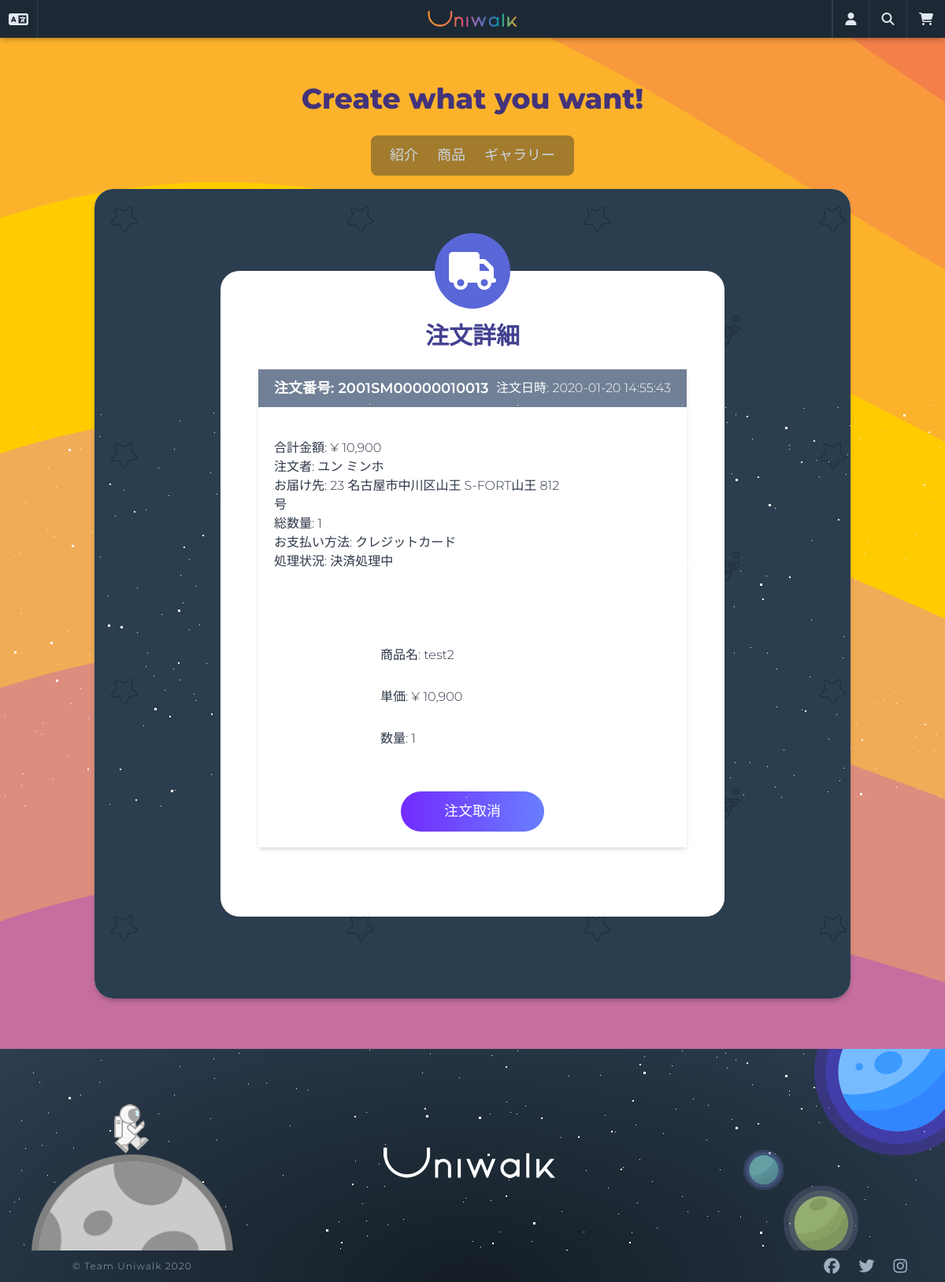
Before: /orders/detail/2001SM00000010013/ with the older database file.
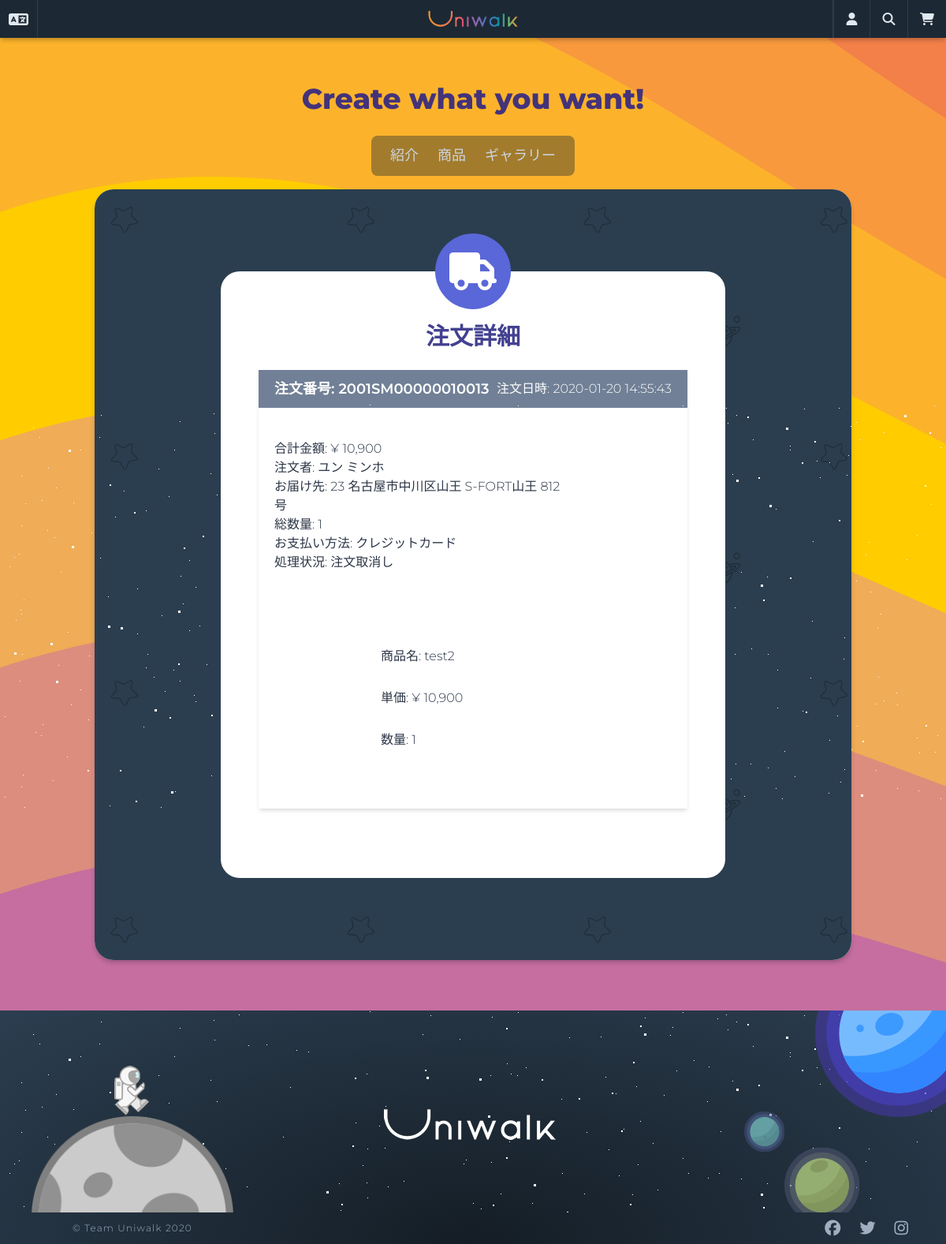
After: the same page with the newer database file.
### orders/models.py (models this page shows, shortened)
class Order(models.Model):
    PAYMENT_CARD = "P1"
    PAYMENT_TRANSFER = "P2"
    PAYMENT_CHOICES = ((PAYMENT_CARD, _("クレジットカード")), (PAYMENT_TRANSFER, _("振込")))
    user = models.ForeignKey(
        "users.User",
        related_name="order",
        verbose_name=_("ユーザー"),
        on_delete=models.SET_NULL,
        blank=True,
        null=True,
    )
    guest = models.ForeignKey(
        "users.Guest",
        related_name="order",
        verbose_name=_("ゲスト"),
        on_delete=models.SET_NULL,
        blank=True,
        null=True,
    )
    last_name_recipient = models.CharField(_("姓(ご請求書先)"), max_length=30)
    first_name_recipient = models.CharField(_("名(ご請求書先)"), max_length=30)
    last_name_recipient_kana = models.CharField(_("姓(ご請求書先,カナ)"), max_length=30)
    first_name_recipient_kana = models.CharField(_("名(ご請求書先,カナ)"), max_length=30)
    phone_number_recipient = PhoneNumberField(_("電話番号(ご請求書先)"), max_length=15)
    postal_code_recipient = models.CharField(_("郵便番号(ご請求書先)"), max_length=7)
    prefecture_recipient = JPPrefectureField(_("都道府県(ご請求書先)"), max_length=2)
    address_city_recipient = models.CharField(_("市区町村(ご請求書先)"), max_length=40)
    address_detail_recipient = models.CharField(_("建物名・部屋番号(ご請求書先)"), max_length=40)
    last_name_orderer = models.CharField(_("姓(お届け先)"), max_length=30, null=True, blank=True)
    first_name_orderer = models.CharField(_("名(お届け先)"), max_length=30, null=True, blank=True)
    last_name_orderer_kana = models.CharField(_("姓(カナ, お届け先)"), max_length=30, null=True, blank=True)
    first_name_orderer_kana = models.CharField(_("名(カナ, お届け先)"), max_length=30, null=True, blank=True)
    phone_number_orderer = PhoneNumberField(_("電話番号(お届け先)"), max_length=15, null=True, blank=True)
    postal_code_orderer = models.CharField(_("郵便番号(お届け先)"), max_length=7, null=True, blank=True)
    prefecture_orderer = JPPrefectureField(_("都道府県(お届け先)"), max_length=2, null=True, blank=True)
    address_city_orderer = models.CharField(_("市区町村(お届け先)"), max_length=40, null=True, blank=True)
    address_detail_orderer = models.CharField(_("建物名・部屋番号(お届け先)"), max_length=40, null=True, blank=True)
    order_date = models.DateTimeField(_("注文日時"), auto_now_add=True)
    payment = models.CharField(_("支払方法"), max_length=2, choices=PAYMENT_CHOICES)
    stripe_charge_id = models.CharField(max_length=50, blank=True, null=True)
    step = models.ForeignKey(
        "Step",
        related_name="order",
        verbose_name=_("対応状況"),
        on_delete=models.SET_NULL,
        blank=True,
        null=True,
    )
    amount = models.DecimalField(_("支払総額"), decimal_places=0, max_digits=10)
    order_number = models.CharField(
        max_length=40, default=create_order_number, blank=True, null=True
    )
    order_code = models.CharField(_("注文番号"), max_length=40, blank=True, null=True)
    class Meta:
        ordering = ("-order_date",)
        verbose_name = _("注文")
        verbose_name_plural = _("注文")
    def count_items_all(self):
        count = 0
        for order_item in self.order_items.all():
            count += order_item.quantity
        return count

class OrderItem(models.Model):
    order = models.ForeignKey(
        "Order",
        verbose_name=_("注文アイテム"),
        related_name="order_items",
        on_delete=models.CASCADE,
    )
    product = models.ForeignKey(
        "products.Product",
        verbose_name=_("商品"),
        related_name="order_items",
        on_delete=models.SET_NULL,
        null=True,
        blank=True,
    )
    quantity = models.IntegerField(_("数量"))
    price = models.DecimalField(_("単価"), decimal_places=0, max_digits=6)
    front = models.ImageField(_("正面"), upload_to="orders")
    side = models.ImageField(_("側面"), upload_to="orders")
    up = models.ImageField(_("上面"), upload_to="orders")
    down = models.ImageField(_("下面"), upload_to="orders")
    outsole_color_left = models.CharField("アウトソール色(左)", max_length=7)
    outsole_material_left = models.CharField("アウトソール素材(左)", max_length=20)
    midsole_color_left = models.CharField("ミッドソール色(左)", max_length=7)
    midsole_material_left = models.CharField("ミッドソール素材(左)", max_length=20)
    uppersole_color_left = models.CharField("アッパーソール色(左)", max_length=7)
    uppersole_material_left = models.CharField("アッパーソール素材(左)", max_length=20)
    shoelace_color_left = models.CharField("シューレース色(左)", max_length=7)
    shoelace_material_left = models.CharField("シューレース素材(左)", max_length=20)
    tongue_color_left = models.CharField("タン色(左)", max_length=7)
    tongue_material_left = models.CharField("タン素材(左)", max_length=20)
    outsole_color_right = models.CharField("アウトソール色(右)", max_length=7)
    outsole_material_right = models.CharField("アウトソール素材(右)", max_length=20)
    midsole_color_right = models.CharField("ミッドソール色(右)", max_length=7)
    midsole_material_right = models.CharField("ミッドソール素材(右)", max_length=20)
    uppersole_color_right = models.CharField("アッパーソール色(右)", max_length=7)
    uppersole_material_right = models.CharField("アッパーソール素材(右)", max_length=20)
    shoelace_color_right = models.CharField("シューレース色(右)", max_length=7)
    shoelace_material_right = models.CharField("シューレース素材(右)", max_length=20)
    tongue_color_right = models.CharField("タン色(右)", max_length=7)
    tongue_material_right = models.CharField("タン素材(右)", max_length=20)
    customize_code = models.CharField(_("カスタマイズデザインコード"), max_length=11)

class Step(models.Model):
    step_code = models.CharField(_("対応コード"), max_length=3)
    step_name = models.CharField(_("対応名"), max_length=20)
    def __str__(self):
        return self.step_name
    class Meta:
        ordering = ("step_code",)
        verbose_name = _("対応")
        verbose_name_plural = _("対応")

### products/models.py (models this page shows, shortened)
class Product(core_models.TimeStampedModel):
    name = models.CharField(_("商品名"), max_length=50)
    category = models.ForeignKey(
        "Category",
        verbose_name=_("商品カテゴリー"),
        related_name="product",
        on_delete=models.CASCADE,
    )
    price = models.DecimalField(_("価格"), decimal_places=0, max_digits=6)
    description = models.TextField(_("詳細説明"))
    is_active = models.BooleanField(_("販売中"), null=False, default=True)
    product_number = models.CharField(
        _("番号"), max_length=40, default=create_product_code, blank=True, null=True
    )
    product_code = models.CharField(_("商品番号"), max_length=40, blank=True, null=True)
    def __str__(self):
        return self.name
    def total_rating(self):
        all_reviews = self.reviews.all()
        all_ratings = 0
        if len(all_reviews) > 0:
            for review in all_reviews:
                all_ratings += review.rate
            return round(all_ratings / len(all_reviews), 2)
        return 0
    total_rating.short_description = _("評点")
    class Meta:
        ordering = ("-created",)
        verbose_name = _("商品")
        verbose_name_plural = _("商品")

### orders/views.py (the view, shortened to what this page needs)
# urls.py: path("detail/<str:order_code>/", views.OrderDetailView.as_view(), name="detail"),
class OrderDetailView(DetailView):
    template_name = "orders/search-order-detail.html"
    context_object_name = "order"
    slug_field = 'order_code'
    slug_url_kwarg = 'order_code'
    def get_queryset(self):
        order_code = self.kwargs.get("order_code")
        try:
            return models.Order.objects.filter(order_code=order_code)
        except models.Order.DoesNotExist:
            return None

### templates/orders/search-order-detail.html (shortened to what this page needs)
{% extends "base.html" %}
{% load i18n humanize static %}
{% block content %}
<div class="flex flex-col items-center min-h-75vh rounded-xl py-16"
    style="background-image: url({% static 'images/pattern.svg' %}); background-repeat: repeat;">
    <div class="container bg-white w-2/3 rounded-xl h-full mx-auto my-10 flex flex-col items-center p-12 relative">
        <div class="flex items-center justify-center bg-indigo-600 w-24 h-24 rounded-full absolute" style="top: -3rem;">
            <i class="fas fa-truck fa-3x text-white"></i>
        </div>
        <h2 class="text-indigo-800 mt-3 mb-5 text-3xl font-semibold">
            {% trans '注文詳細' %}
        </h2>
        <div class="container mx-auto flex">
            <div class="w-full mb-10 overflow-hidden shadow-md">
                <form method="POST" class="w-full h-full">
                    <div class="w-full flex items-center justify-between bg-gray-600 h-12 text-white px-5">
                        <h3 class="font-semibold text-lg">注文番号: {{ order.order_code }}</h3>
                        <span class="">注文日時: {{ order.order_date|date:'Y-m-d H:i:s' }}</span>
                    </div>
                    <div class="flex flex-no-wrap py-10 px-5">
                        <div class="w-3/4 flex flex-col justify-around">
                            <div>合計金額: &yen; {{ order.amount | intcomma }}</div>
                            <div>注文者: {{ order.last_name_orderer }} {{ order.first_name_orderer }}</div>
                            <div>お届け先: {{ order.get_prefecture_recipient_display }} {{ order.address_city_recipient }}
                                {{ order.address_detail_recipient }}</div>
                            <div>総数量: {{ order.count_items_all }}</div>
                            <div>お支払い方法: {{ order.get_payment_display }}</div>
                            <div>処理状況: {{ order.step }}</div>
                        </div>
                    </div>
                    {% for order_item in order.order_items.all %}
                    <div class="flex flex-no-wrap py-10 px-5">
                        <div style="background-image: url('{{ order_item.front.url }}');"
                            class="w-1/4 h-40 bg-cover bg-center mr-3">
                        </div>
                        <div class="w-3/4 flex flex-col justify-around">
                            <div>商品名: {{ order_item.product }}</div>
                            <div>単価: &yen; {{ order_item.price | intcomma }}</div>
                            <div>数量: {{ order_item.quantity }}</div>
                        </div>
                    </div>
                    {% endfor %}
                    <div class="w-full flex justify-around mb-5">
                        {% if order.step.step_code == "T01" or order.step.step_code == "T02" %}
                        <button class="btn bg-red-500 text-white w-1/3 p-3">{% trans '注文取消' %}</button>
                        {% endif %}
                    </div>
                </form>
            </div>
        </div>
    </div>
</div>
{% endblock content %}

### templates/base.html (shortened to what this page needs)
{% load static i18n %}
<!DOCTYPE html>
<html lang="en">
<head>
  <link rel="stylesheet" href="{% static 'css/twemoji-awesome.css' %}">
  <link rel="stylesheet" href="{% static 'css/styles.css' %}" />
</head>
<body class="text-gray-800 mt-12 font-light">
  {% include "partials/nav.html" %}
  <article class="w-80vw min-h-75vh mx-auto shadow-dark -mt-16 bg-orange-100 rounded-xl mb-16">
    {% block content %}
    {% endblock %}
  </article>
  {% include "partials/footer.html" %}
</body>
</html>

### templates/partials/nav.html (shortened to what this page needs)
{% load static i18n %}
<header class="h-auto">
    <nav
        class="flex w-full items-center justify-between flex-wrap bg-universe-dark h-12 fixed inset-0 z-50 shadow-dark">
        <div class="flex w-full justify-between h-full">
            <div class="flex items-center w-36">
                <div class="w-12 h-full flex relative border-r border-universe-lighter">
                    {% get_current_language as LANGUAGE_CODE %}
                    <a class="flex items-center lang-btn cursor-pointer mx-auto">
                        <i class="fas fa-language fa-lg text-gray-300"></i>
                    </a>
                </div>
                <div class="w-12 h-full flex items-center ml-3 relative">
                    {% if LANGUAGE_CODE == 'ja' %}
                    <i class="twa-lg twa-japan-flag rounded-full"></i>
                    {% elif LANGUAGE_CODE == 'ko' %}
                    <i class="twa-lg twa-korea-south-south-korea-flag rounded-full"></i>
                    {% elif LANGUAGE_CODE == 'id' %}
                    <i class="twa-lg twa-indonesia-flag rounded-full"></i>
                    {% elif LANGUAGE_CODE == 'en' %}
                    <i
                        class="twa-lg twa-america-island-minor-outlying-united-united-states-us-usa-flag rounded-full"></i>
                    {% elif LANGUAGE_CODE == 'zh-hans' %}
                    <i class="twa-lg twa-china-flag rounded-full"></i>
                    {% elif LANGUAGE_CODE == 'pt-br' %}
                    <i class="twa-lg twa-brazil-flag rounded-full"></i>
                    {% endif %}
                </div>
            </div>
            <h1 class="flex items-center w-36">
                <a href="{% url 'core:home' %}" class="w-32 mx-auto">
                    <img src="{% static 'images/logo-nav.png' %}" alt="uniwalk">
                </a>
            </h1>
            <div class="flex items-center w-36">
                <div class="w-12 h-full flex relative border-r border-l-2 border-universe-lighter">
                    <a class="user-btn flex items-center cursor-pointer mx-auto">
                        <i class="fas fa-user fa-md text-gray-300"></i>
                    </a>
                </div>
                <div class="w-12 h-full flex relative border-r border-universe-lighter">
                    <a href="{% url 'orders:search' %}" class="flex items-center cursor-pointer mx-auto">
                        <i class="fas fa-search fa-md text-gray-300"></i>
                    </a>
                </div>
                <div class="w-12 h-full flex relative">
                    <a href="{% url 'carts:cart' %}" class="flex items-center cursor-pointer mx-auto">
                        <i class="fas fa-shopping-cart fa-md text-gray-300 relative"></i>
                    </a>
                </div>
            </div>
        </div>
    </nav>
    <div class="h-64">
        <div class="h-full flex flex-col justify-center">
            <h2 class="text-center text-purple-900 text-4xl font-extrabold -mt-16 antialiased">
                Create what you want!
            </h2>
            <div class="flex mx-auto min-w-1/5 justify-center text-gray-400 text-lg rounded-lg mt-5 -mb-8 p-3"
                style=" background-color: rgba(28, 41, 52, 0.4);">
                <a class="hover:text-blue-400 mx-3 {% if '/about/' in request.path %} font-semibold text-blue-400 {% endif %}"
                    href="{% url 'core:about' %}">{% trans '紹介' %}</a>
                <a class="hover:text-green-500 mx-3 {% if '/products/' in request.path %} font-semibold text-green-500 {% endif %}"
                    href="{% url 'products:list' %}">{% trans '商品' %}</a>
                <a class="hover:text-purple-500 mx-3 {% if '/gallery/' in request.path %} font-semibold text-purple-500 {% endif %}"
                    href="{% url 'designs:galleries' %}">{% trans 'ギャラリー' %}</a>
            </div>
        </div>
    </div>
</header>

### templates/partials/footer.html (shortened to what this page needs)
{% load static %}
<footer class="footer-visual">
    <div class="h-64 flex overflow-hidden">
        <div class="flex justify-between items-center w-full">
            <div class="h-full">
                <div id="stars2"></div>
                <div id="stars3"></div>
                <div class="w-64 h-full relative">
                    <div class="moon w-64 h-64 absolute ml-10"></div>
                    <div class="walk absolute ml-36"></div>
                </div>
            </div>
            <div class="w-64 pt-10">
                <img src="{% static 'images/footer-logo.png' %}" alt="ロゴ">
            </div>
            <div class="w-64 h-full relative">
                <div class="planet1 absolute"></div>
                <div class="planet2 absolute"></div>
                <div class="planet3 absolute"></div>
            </div>
        </div>
    </div>
    <div class="h-10 flex justify-between items-center">
        <span class="w-64 text-gray-500 text-xs text-center tracking-widest ml-10">
            &copy; Team Uniwalk 2020
        </span>
        <div class="pr-12">
            <a href="https://www.facebook.com/uniwalkofficial/" target="_blank" class="ml-5 text-gray-500">
                <i class="fab fa-facebook fa-lg"></i>
            </a>
            <a href="" target="_blank" class="ml-5 text-gray-500">
                <i class="fab fa-twitter fa-lg"></i>
            </a>
            <a href="" target="_blank" class="ml-5 text-gray-500">
                <i class="fab fa-instagram fa-lg"></i>
            </a>
        </div>
    </div>
</footer>

Changed rows visible on the page:
changed Order "2001SM00000010013": step "決済処理中" → "注文取消し"; step_id 2 → 6 (drawn)
Other visible differences:
text no longer shown: "注文取消"
